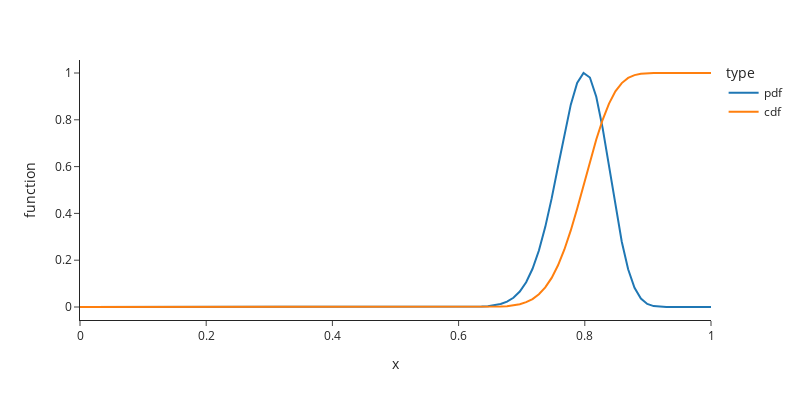

This figure's notebook cell:
### Code cell
fig = px.line(df, x='x', y='function', color='type', template='simple_white', height=400, width=800)
fig.add_vline(x=lower, line_dash='dash', line_color='red')
fig.add_vline(x=upper, line_dash='dash', line_color='red')
fig.show()
